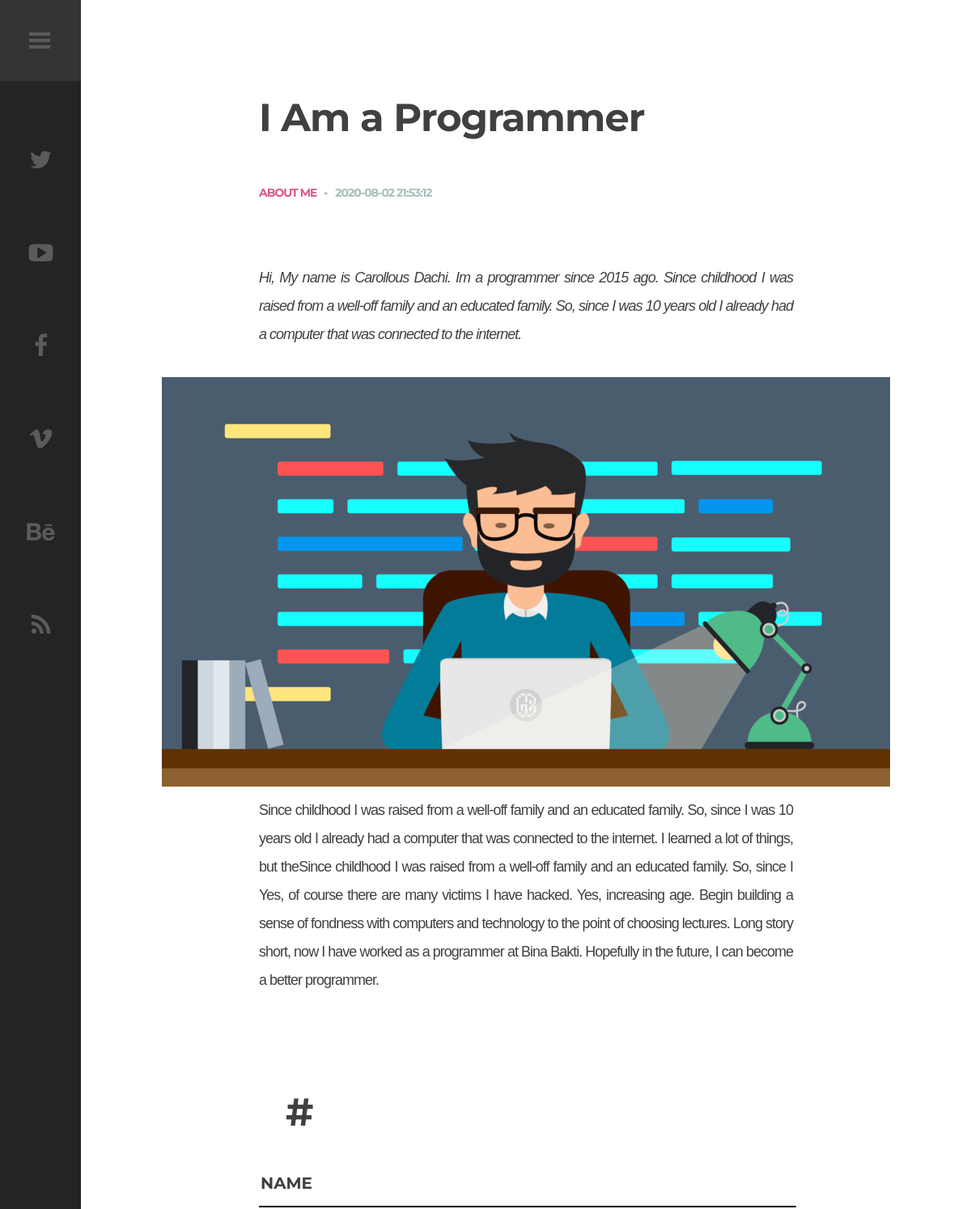
The page /post/i-am-a-programmer.html (upper part) on the database as committed earlier.
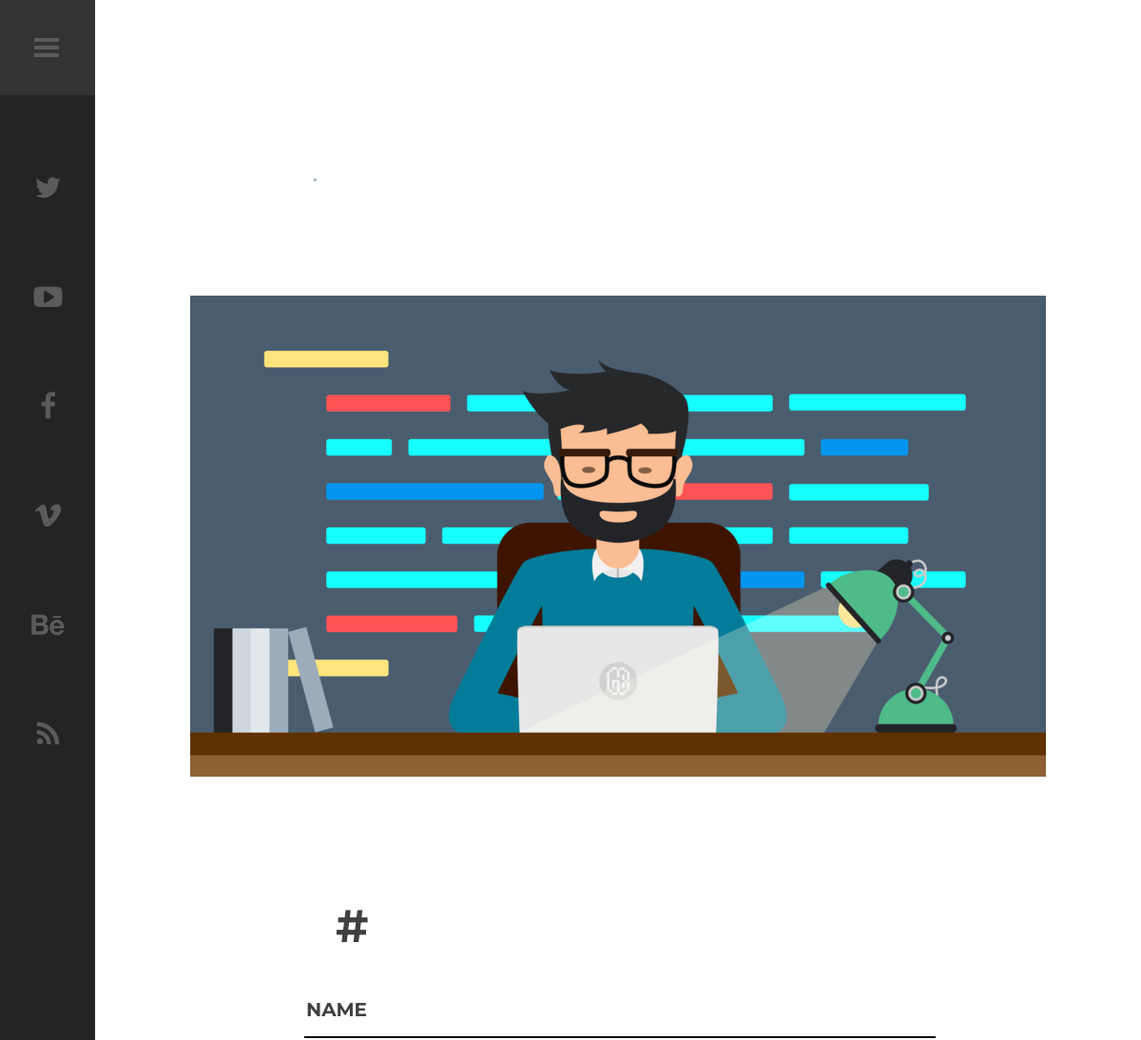
The same page on the database as committed later.
### tables this page shows
CREATE TABLE `create` (
  `id` int(11) NOT NULL,
  `name` varchar(30) NOT NULL,
  `slug` varchar(150) NOT NULL,
  `kategori` varchar(30) NOT NULL,
  `quotes` text NOT NULL,
  `description` text NOT NULL,
  `isi` text NOT NULL,
  `creator` varchar(30) NOT NULL,
  `date` datetime NOT NULL DEFAULT CURRENT_TIMESTAMP ON UPDATE CURRENT_TIMESTAMP,
  `status` int(11) NOT NULL
);

### index.php (called while the page is built, shortened)
<?php
require_once BASEPATH.'core/CodeIgniter.php';

### application/models/create_sql.php (called while the page is built, shortened)
<?php
class Create_sql extends MY_model
{
    public function __construct()
    {
        $this->tabel = "create";
    }
    function get_post_by_slug($slug)
    {
        $this->db->where('slug', $slug);
        $query = $this->db->get($this->tabel);
        return $query->row();
    }
}

### application/views/content.php (the view, shortened to what this page needs)
<div id="content" class="site-content center-relative">
    <div class="single-post-wrapper content-1070 center-relative">
        <article class="center-relative">
            <h1 class="entry-title">
                <?= ($x->name) ?>
            </h1>
            <div class="post-info content-660 center-relative">
                <div class="cat-links">
                    <ul>
                        <li><a href="#"><?= ($x->kategori) ?></a></li>
                    </ul>
                </div>
                <div class="entry-date published"><?= ($x->date) ?></div>
            </div>
            <div class="entry-content">
                <div class="content-wrap content-660 center-relative">
                    <p><i><?= ($x->description) ?></i></p>
                    <br>
                </div>
                <div class="post-full-width">
                    <div class="image-slider-wrapper">
                        <div class="caroufredsel_wrapper">
                            <ul id="slider1" class="image-slider slides center-text">
                                <li><img src="../asset/homepage/example/1.png" alt=""></li>
                            </ul>
                        </div>
                    </div>
                </div>
                <div class="content-wrap content-660 center-relative ">
                    <?= ($x->isi) ?>
                </div>
                <div class="content-wrap content-660 center-relative ">
                    <h1 class="entry-title">#</h1>
                    <div class="contact-form">
                        <p><input id="name" type="text" name="your-name" placeholder="Name"></p>
                    </div>
                </div>
            </div>
        </article>
    </div>
</div>

Rows that differ between the two databases and show on the page:
removed create: name "I Am a Programmer", kategori "ABOUT ME", date "2020-08-02 21:53:12", description "Hi, My name is Carollous Dachi. Im a programmer since 2015 ago. Since childhood I was raised from a well-off family and an educated family. So, since I was 10 years old I already had a computer that was connected to the internet.", isi "Since childhood I was raised from a well-off family and an educated family. So, since I was 10 years old I already had a computer that was connected to the internet. I learned a lot of things, but theSince childhood I was raised from a well-off family and an educated family. So, since I Yes, of course there are many victims I have hacked. Yes, increasing age. Begin building a sense of fondness with computers and technology to the point of choosing lectures. Long story short, now I have worked as a programmer at Bina Bakti. Hopefully in the future, I can become a better programmer."
